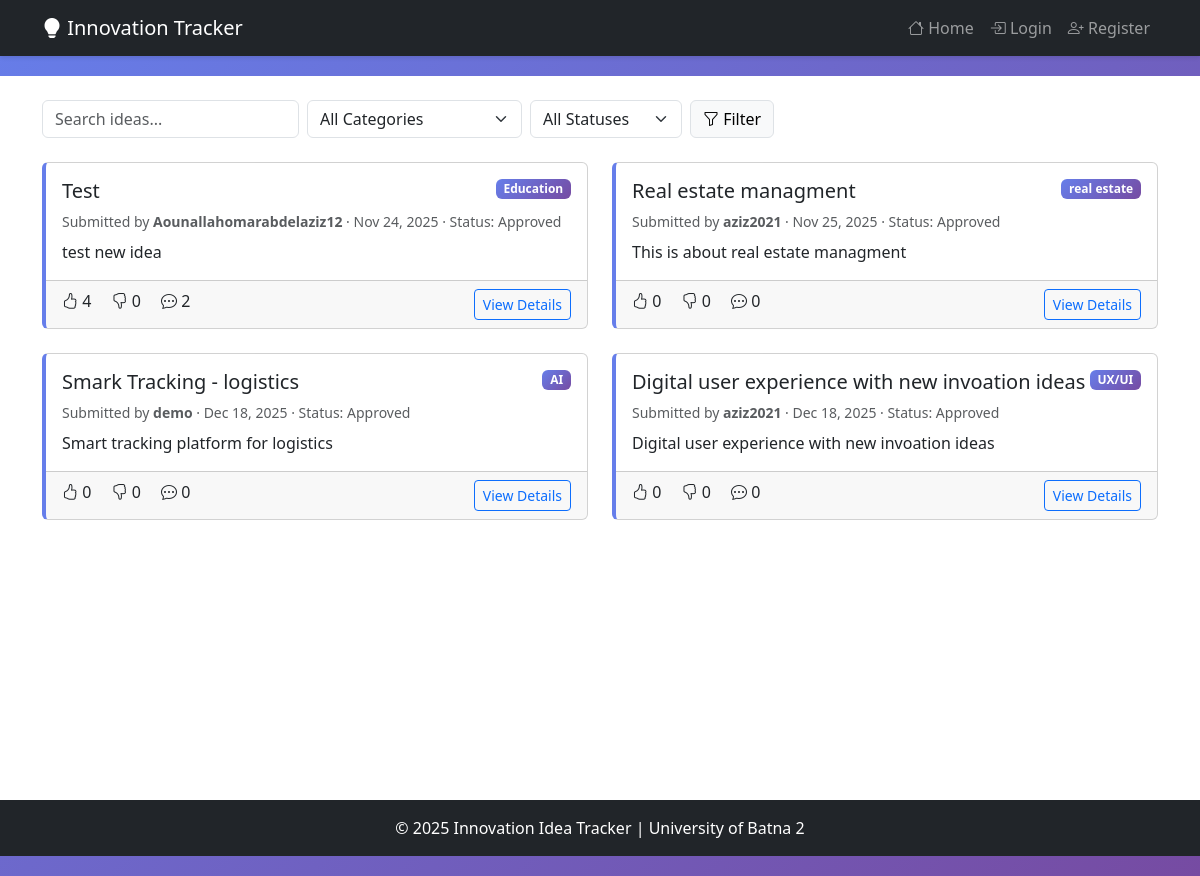
The page / on the database its author committed.
### ideas/models.py (models this page shows, shortened)
class Idea(models.Model):
    STATUS_CHOICES = [
        ('pending', 'Pending'),
        ('approved', 'Approved'),
        ('rejected', 'Rejected'),
        ('implemented', 'Implemented'),
    ]
    title = models.CharField(max_length=200)
    description = models.TextField()
    category = models.ForeignKey(Category, on_delete=models.SET_NULL, null=True, related_name='ideas')
    submitter = models.ForeignKey(User, on_delete=models.CASCADE, related_name='submitted_ideas')
    submission_date = models.DateTimeField(default=timezone.now)
    status = models.CharField(max_length=20, choices=STATUS_CHOICES, default='pending')
    class Meta:
        ordering = ['-submission_date']

class Category(models.Model):
    name = models.CharField(max_length=50, unique=True)
    description = models.TextField(blank=True)
    created_at = models.DateTimeField(auto_now_add=True)
    class Meta:
        verbose_name_plural = "Categories"
        ordering = ['name']

### ideas/views.py (the view)
# urls.py: path('', views.home, name='home'),
def home(request):
    ideas = (
        Idea.objects.select_related('category', 'submitter')
        .prefetch_related('votes', 'comments')
        .annotate(
            upvotes=Count('votes', filter=Q(votes__vote_type='upvote')),
            downvotes=Count('votes', filter=Q(votes__vote_type='downvote')),
            comment_total=Count('comments', distinct=True),
        )
    )
    category_filter = request.GET.get('category')
    status_filter = request.GET.get('status')
    search_query = request.GET.get('q')
    if category_filter:
        ideas = ideas.filter(category__id=category_filter)
    if status_filter:
        ideas = ideas.filter(status=status_filter)
    if search_query:
        ideas = ideas.filter(
            Q(title__icontains=search_query) | Q(description__icontains=search_query)
        )
    context = {
        'ideas': ideas,
        'categories': Category.objects.all(),
        'selected_category': category_filter,
        'selected_status': status_filter,
        'search_query': search_query or '',
    }
    return render(request, 'ideas/home.html', context)

### ideas/context_processors.py (called while the page is built, shortened)
def role_flags(request):
    user = request.user
    can_review = False
    user_role = None
    return {
        'can_review': can_review,
        'user_role': user_role,
    }

### templates/ideas/home.html (shortened to what this page needs)
{% extends 'ideas/base.html' %}
{% block content %}
<div class="d-flex flex-column flex-md-row align-items-md-center justify-content-between gap-3 mb-4">
  <form class="row g-2 align-items-center" method="get">
    <div class="col-auto">
      <input type="text" name="q" value="{{ search_query }}" class="form-control" placeholder="Search ideas..." />
    </div>
    <div class="col-auto">
      <select name="category" class="form-select">
        <option value="">All Categories</option>
      </select>
    </div>
    <div class="col-auto">
      <select name="status" class="form-select">
        <option value="">All Statuses</option>
      </select>
    </div>
    <div class="col-auto">
      <button type="submit" class="btn btn-light border"><i class="bi bi-funnel"></i> Filter</button>
    </div>
  </form>
</div>
{% if ideas %}
<div class="row g-4">
  {% for idea in ideas %}
  <div class="col-12 col-lg-6">
    <div class="card idea-card h-100">
      <div class="card-body">
        <div class="d-flex justify-content-between align-items-start mb-2">
          <h5 class="card-title mb-0">
            <a href="{% url 'idea_detail' idea.pk %}" class="text-decoration-none text-dark">{{ idea.title }}</a>
          </h5>
          {% if idea.category %}
          <span class="badge badge-category">{{ idea.category.name }}</span>
          {% endif %}
        </div>
        <p class="text-muted small mb-2">
          Submitted by <strong>{{ idea.submitter.username }}</strong> ·
          {{ idea.submission_date|date:"M j, Y" }} · Status:
          <span class="text-capitalize">{{ idea.get_status_display }}</span>
        </p>
        <p class="card-text">{{ idea.description|truncatewords:30 }}</p>
      </div>
      <div class="card-footer d-flex justify-content-between">
        <div>
          <span class="me-3"><i class="bi bi-hand-thumbs-up"></i> {{ idea.upvotes }}</span>
          <span class="me-3"><i class="bi bi-hand-thumbs-down"></i> {{ idea.downvotes }}</span>
          <span><i class="bi bi-chat-dots"></i> {{ idea.comment_total }}</span>
        </div>
        <a href="{% url 'idea_detail' idea.pk %}" class="btn btn-sm btn-outline-primary">View Details</a>
      </div>
    </div>
  </div>
  {% endfor %}
</div>
{% endif %}
{% endblock %}

### templates/ideas/base.html (style rules this page uses)
body { min-height: 100vh; background: linear-gradient(135deg, #667eea 0%, #764ba2 100%); }
.idea-card { transition: transform 0.2s, box-shadow 0.2s; border-left: 4px solid #667eea; }
.badge-category { background: linear-gradient(135deg, #667eea 0%, #764ba2 100%); }

### rows shown on the page
Idea: title "Test", category.name "Education", submitter.username "Aounallahomarabdelaziz12", submission_date "Nov 24, 2025", status "Approved", description "test new idea", upvotes "4", downvotes "0", comment_total "2"
Idea: title "Real estate managment", category.name "real estate", submitter.username "aziz2021", submission_date "Nov 25, 2025", status "Approved", description "This is about real estate managment", upvotes "0", downvotes "0", comment_total "0"
Idea: title "Smark Tracking - logistics", category.name "AI", submitter.username "demo", submission_date "Dec 18, 2025", status "Approved", description "Smart tracking platform for logistics", upvotes "0", downvotes "0", comment_total "0"
Idea: title "Digital user experience with new invoation ideas", category.name "UX/UI", submitter.username "aziz2021", submission_date "Dec 18, 2025", status "Approved", description "Digital user experience with new invoation ideas", upvotes "0", downvotes "0", comment_total "0"
